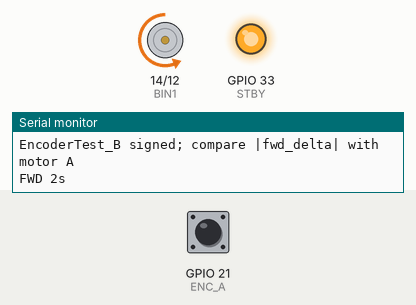
Recording of a sketch running on a simulated ESP32. Shown: motor-driver pin pairs drawn as motors (green arrow = first pin HIGH = forward, orange = second pin HIGH = backward, longer = more drive, scaled by the enable pin, stopped while the standby pin is LOW), output pins drawn as LEDs (lit = HIGH), the last lines printed to the serial monitor. The inputs (shaded band) are chosen by the test bench; at power-on: GPIO 21 (ENC_A) HIGH.

Above: at 1.3 s.
At 4.3 s:
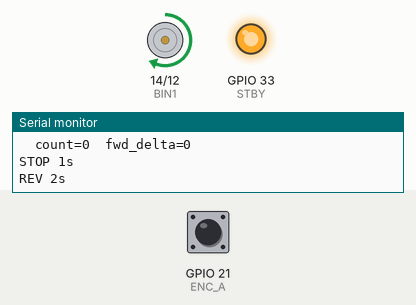
At 6.0 s:
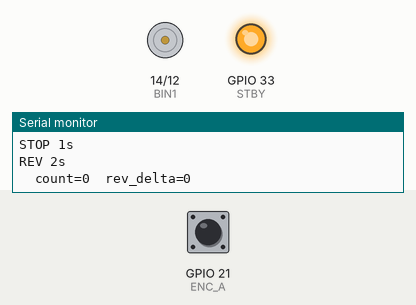
Timing chart, 0 to 8.8 s (numbered marks = the images above):
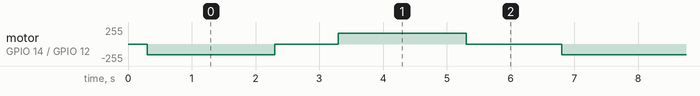

The sketch:

EncoderTest_B.ino
```cpp
// 电机 B — 有符号计数; 与 EncoderTest_A 相同打印格式
// B路: 32/14/12/33; 编码器 A=21 B=22
// 若 |fwd_delta| 明显小于 A 且转速看起来一样: 对调绿/黄或 onEncA 里 ++/-- 对调

const int PWMB = 32, BIN1 = 14, BIN2 = 12, STBY = 33;
const int ENC_A = 21, ENC_B = 22;

volatile int32_t count = 0;

void IRAM_ATTR onEncA() {
  if ((GPIO.in >> ENC_B) & 1) {
    count++;
  } else {
    count--;
  }
}

void setup() {
  Serial.begin(115200);
  delay(300);

  pinMode(PWMB, OUTPUT);
  pinMode(BIN1, OUTPUT);
  pinMode(BIN2, OUTPUT);
  pinMode(STBY, OUTPUT);
  digitalWrite(STBY, HIGH);

  pinMode(ENC_A, INPUT);
  pinMode(ENC_B, INPUT);
  attachInterrupt(digitalPinToInterrupt(ENC_A), onEncA, RISING);

  Serial.println("EncoderTest_B signed; compare |fwd_delta| with motor A");
}

void loop() {
  noInterrupts();
  int32_t c0 = count;
  interrupts();

  Serial.println("FWD 2s");
  digitalWrite(BIN1, LOW);
  digitalWrite(BIN2, HIGH);
  analogWrite(PWMB, 160);
  delay(2000);

  noInterrupts();
  int32_t c = count;
  interrupts();
  Serial.print("  count=");
  Serial.print(c);
  Serial.print("  fwd_delta=");
  Serial.println(c - c0);

  Serial.println("STOP 1s");
  analogWrite(PWMB, 0);
  digitalWrite(BIN1, LOW);
  digitalWrite(BIN2, LOW);
  delay(1000);

  noInterrupts();
  c0 = count;
  interrupts();

  Serial.println("REV 2s");
  digitalWrite(BIN1, HIGH);
  digitalWrite(BIN2, LOW);
  analogWrite(PWMB, 160);
  delay(2000);

  noInterrupts();
  c = count;
  interrupts();
  Serial.print("  count=");
  Serial.print(c);
  Serial.print("  rev_delta=");
  Serial.println(c - c0);

  analogWrite(PWMB, 0);
  digitalWrite(BIN1, LOW);
  digitalWrite(BIN2, LOW);
  delay(1000);

  delay(500);
}
```

Measured:
- by itself, motor on GPIO 14 (BIN1) / GPIO 12 (BIN2): repeats every 6.5 s: stopped 1.0 s, forward 160/255 2.0 s, stopped 1.5 s, backward 160/255 2.0 s
